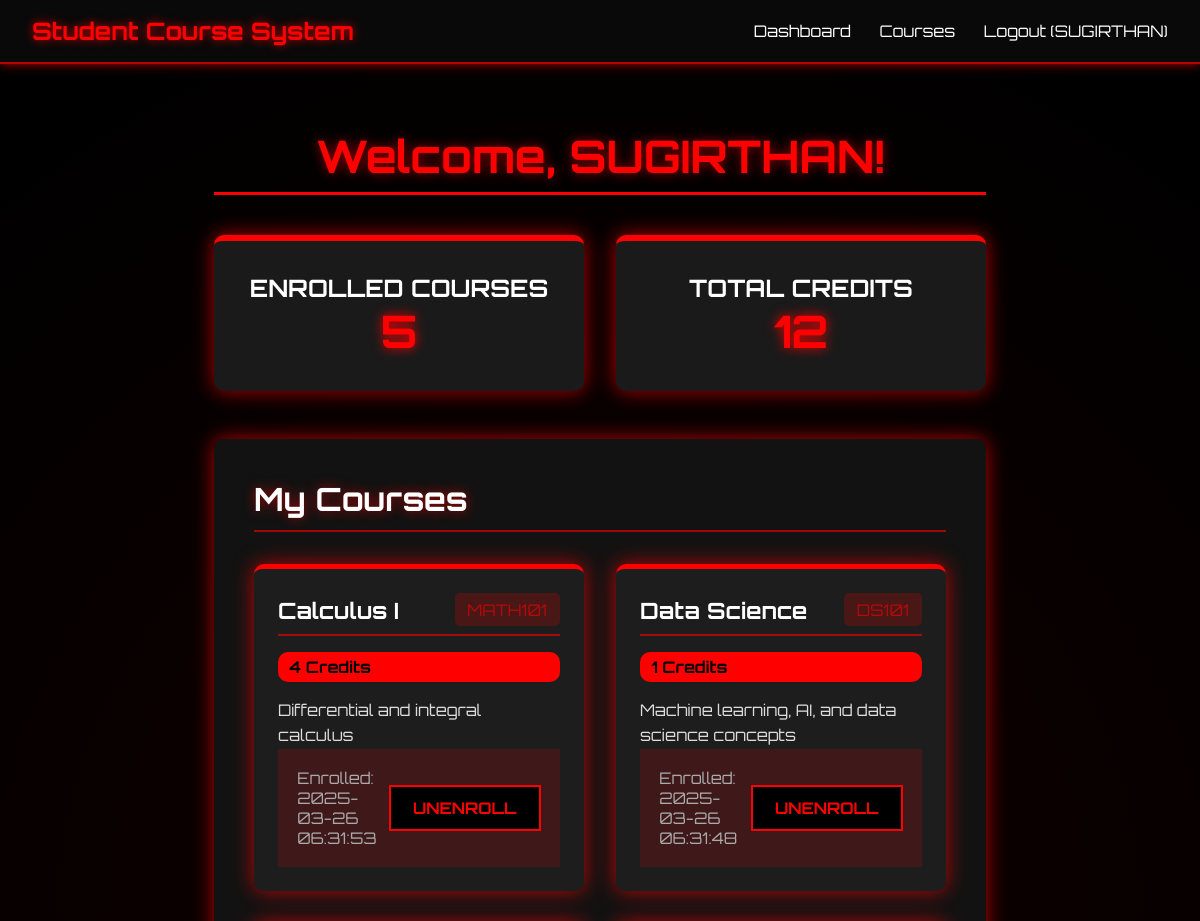
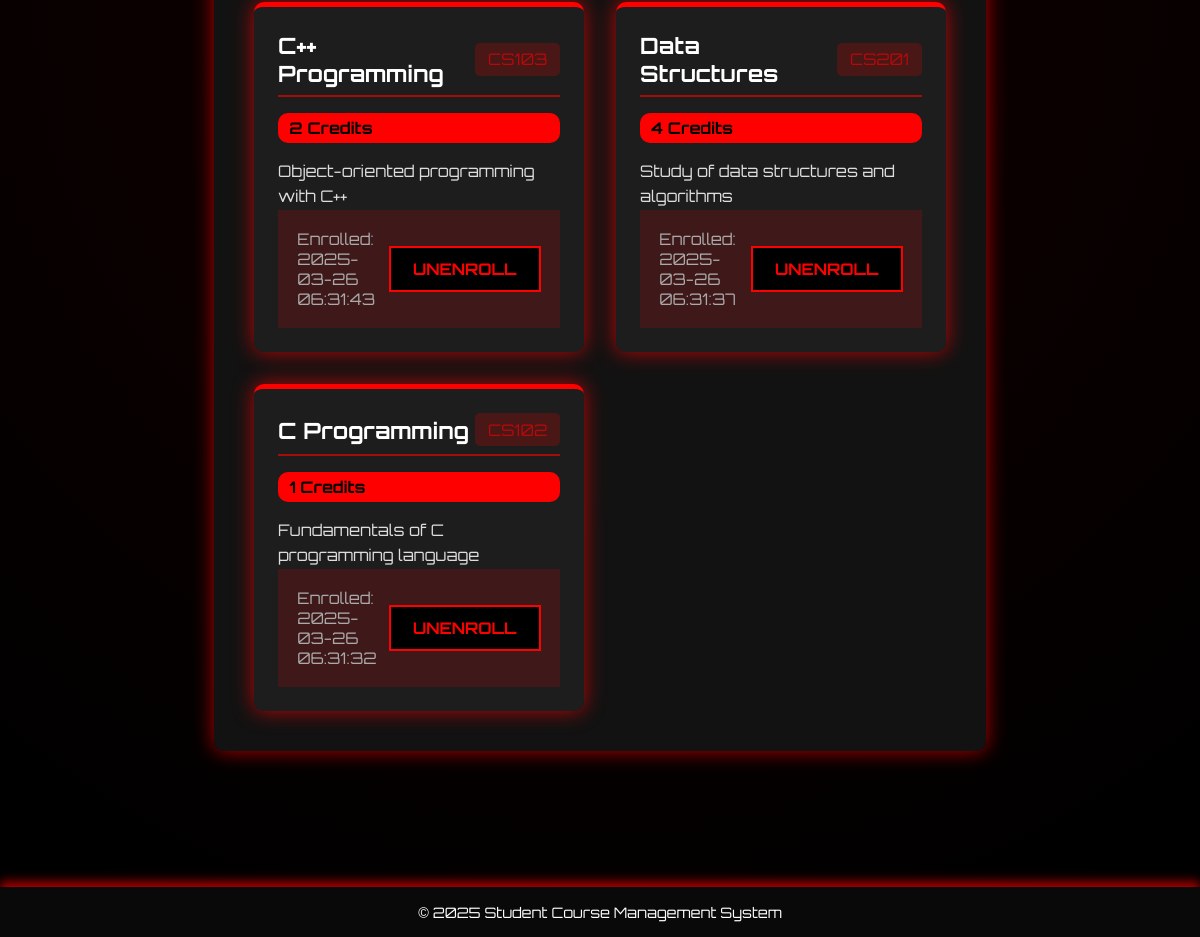
The app's page /dashboard (signed in) with its own data (2 pictures, top to bottom).
### tables this page shows
CREATE TABLE enrollments (
        id INTEGER PRIMARY KEY AUTOINCREMENT,
        user_id INTEGER NOT NULL,
        course_id INTEGER NOT NULL,
        enrollment_date TIMESTAMP DEFAULT CURRENT_TIMESTAMP,
        FOREIGN KEY (user_id) REFERENCES users(id) ON DELETE CASCADE,
        FOREIGN KEY (course_id) REFERENCES courses(id) ON DELETE CASCADE,
        UNIQUE (user_id, course_id)
    );

CREATE TABLE courses (
        id INTEGER PRIMARY KEY AUTOINCREMENT,
        code TEXT NOT NULL UNIQUE,
        title TEXT NOT NULL,
        description TEXT,
        credits INTEGER DEFAULT 3,
        created_at TIMESTAMP DEFAULT CURRENT_TIMESTAMP
    );

### app.py (the view)
@app.route('/dashboard')
@login_required
def dashboard():
    enrollment_model = Enrollment()
    enrollments = enrollment_model.get_user_enrollments(session['user_id'])
    return render_template('dashboard.html',
                          enrollments=enrollments,
                          user_name=session['user_name'])

### app.py (called while the page is built)
def login_required(f):
    @wraps(f)
    def decorated_function(*args, **kwargs):
        if 'user_id' not in session:
            flash('Please login first', 'danger')
            return redirect(url_for('login'))
        return f(*args, **kwargs)
    return decorated_function

### models.py (called while the page is built)
    def connect(self):
        try:
            self.connection = sqlite3.connect(DB_FILE)
            self.connection.row_factory = sqlite3.Row
        except Error as e:
            print(f"Error connecting to SQLite database: {e}")

    def execute_query(self, query, params=None):
        try:
            if not self.connection:
                self.connect()
            cursor = self.connection.cursor()
            cursor.execute(query, params or ())
            self.connection.commit()
            return cursor
        except Error as e:
            print(f"Error executing query: {e}")
            return None

    def fetch_all(self, query, params=None):
        cursor = self.execute_query(query, params)
        results = []
        if cursor:
            try:
                results = [dict(row) for row in cursor.fetchall()]
            finally:
                cursor.close()
        return results

    def get_user_enrollments(self, user_id):
        query = """
        SELECT c.*, e.enrollment_date
        FROM courses c
        JOIN enrollments e ON c.id = e.course_id
        WHERE e.user_id = ?
        ORDER BY e.enrollment_date DESC
        """
        return self.fetch_all(query, (user_id,))

### templates/dashboard.html (shortened to what this page needs)
{% extends "base.html" %}
{% block styles %}
<link rel="stylesheet" href="{{ url_for('static', filename='css/dashboard.css') }}">
{% endblock %}
{% block content %}
<div class="dashboard-container">
    <h1>Welcome, {{ user_name }}!</h1>
    <div class="dashboard-stats">
        <div class="stat-card">
            <h3>Enrolled Courses</h3>
            <p class="stat-number">{{ enrollments|length }}</p>
        </div>
        <div class="stat-card">
            <h3>Total Credits</h3>
            <p class="stat-number" id="total-credits">0</p>
        </div>
    </div>
    <div class="dashboard-section">
        <h2>My Courses</h2>
        {% if enrollments %}
            <div class="course-list">
                {% for course in enrollments %}
                    <div class="course-item" data-credits="{{ course.credits }}">
                        <div class="course-header">
                            <h3>{{ course.title }}</h3>
                            <span class="course-code">{{ course.code }}</span>
                        </div>
                        <span class="course-credits">{{ course.credits }} Credits</span>
                        <p class="course-description">{{ course.description }}</p>
                        <div class="course-footer">
                            <span>Enrolled: {{ course.enrollment_date }}</span>
                            <a href="{{ url_for('unenroll', course_id=course.id) }}" class="btn-unenroll" data-course-id="{{ course.id }}">Unenroll</a>
                        </div>
                    </div>
                {% endfor %}
            </div>
        {% else %}
            <div class="empty-state">
                <p class="browse-text">You are not enrolled in any courses yet.</p>
                <a href="{{ url_for('courses') }}" class="btn-browse">Browse Courses</a>
            </div>
        {% endif %}
    </div>
</div>
{% endblock %}

### templates/base.html (shortened to what this page needs)
<!DOCTYPE html>
<html lang="en">
<head>
    <link rel="stylesheet" href="{{ url_for('static', filename='css/base.css') }}">
    {% block styles %}{% endblock %}
</head>
<body>
    <nav>
        <div class="navbar">
            <div class="brand">
                <a href="{{ url_for('dashboard') }}">Student Course System</a>
            </div>
            <div class="nav-links">
                {% if session.user_id %}
                    <a href="{{ url_for('dashboard') }}">Dashboard</a>
                    <a href="{{ url_for('courses') }}">Courses</a>
                    <a href="{{ url_for('logout') }}">Logout ({{ session.user_name }})</a>
                {% else %}
                    <a href="{{ url_for('login') }}">Login</a>
                    <a href="{{ url_for('register') }}">Register</a>
                {% endif %}
            </div>
        </div>
    </nav>
    <div class="container">
        {% block content %}{% endblock %}
    </div>
    <footer>
        <p>&copy; 2025 Student Course Management System</p>
    </footer>
</body>
</html>

### static/css/base.css (style rules this page uses)
* { margin: 0; padding: 0; box-sizing: border-box; }
body { background: radial-gradient(circle at center, #110000 10%, #000 90%); color: white; font-family: 'Orbitron', sans-serif; }
.navbar { display: flex; justify-content: space-between; align-items: center; background: rgba(10, 10, 10, 0.9); padding: 1rem 2rem; box-shadow: 0px 0px 10px rgba(255, 0, 0, 0.7); border-bottom: 2px solid rgba(255, 0, 0, 0.7); }
.brand a { font-size: 1.5rem; font-weight: bold; color: #ff0000; text-decoration: none; text-shadow: 0 0 10px rgba(255, 0, 0, 0.8); transition: 0.3s ease-in-out; }
.nav-links a { margin-left: 1.5rem; color: white; text-decoration: none; font-size: 1rem; transition: 0.3s ease-in-out; }
.container { padding: 2rem; max-width: 900px; margin: auto; }
footer { text-align: center; padding: 1rem; margin-top: 2rem; background: rgba(10, 10, 10, 0.9); box-shadow: 0px -5px 10px rgba(255, 0, 0, 0.7); font-size: 0.9rem; color: white; }

### static/css/dashboard.css (style rules this page uses)
:root { --primary: #ff0000; --primary-light: rgba(255, 0, 0, 0.6); --primary-dark: #990000; --secondary: #1a1a1a; --text-light: #ffffff; --border-radius: 10px; --shadow: 0px 0px 20px rgba(255, 0, 0, 0.7); --transition: 0.3s ease-in-out; }
.dashboard-container { max-width: 1300px; margin: 0 auto; padding: 2rem; color: var(--text-light); }
.dashboard-container h1 { color: var(--primary); margin-bottom: 2.5rem; padding-bottom: 0.5rem; border-bottom: 3px solid var(--primary); text-shadow: 0 0 12px var(--primary-light); font-size: 2.8rem; text-align: center; }
.dashboard-stats { display: grid; grid-template-columns: repeat(auto-fit, minmax(280px, 1fr)); gap: 2rem; margin-bottom: 3rem; }
.stat-card { background: var(--secondary); border-radius: var(--border-radius); padding: 2rem; text-align: center; box-shadow: var(--shadow); transition: var(--transition); border-top: 6px solid var(--primary); }
.stat-card h3 { font-size: 1.5rem; text-transform: uppercase; }
.stat-number { font-size: 2.8rem; font-weight: bold; color: var(--primary); text-shadow: 0 0 12px var(--primary); }
.dashboard-section { background: rgba(20, 20, 20, 0.95); border-radius: var(--border-radius); padding: 2.5rem; box-shadow: var(--shadow); margin-bottom: 2.5rem; }
.dashboard-section h2 { font-size: 2rem; margin-bottom: 2rem; padding-bottom: 0.7rem; border-bottom: 2px solid var(--primary-light); text-shadow: 0 0 12px var(--primary-light); }
.course-list { display: grid; grid-template-columns: repeat(auto-fit, minmax(320px, 1fr)); gap: 2rem; }
.course-item { background: rgba(30, 30, 30, 0.95); border-radius: var(--border-radius); box-shadow: var(--shadow); padding: 1.5rem; transition: var(--transition); border-top: 5px solid var(--primary); }
.course-header { display: flex; justify-content: space-between; align-items: center; margin-bottom: 1rem; padding-bottom: 0.5rem; border-bottom: 2px solid var(--primary-light); }
.course-header h3 { font-size: 1.4rem; }
.course-code { font-size: 1rem; color: var(--primary-light); background: rgba(255, 0, 0, 0.2); padding: 0.4rem 0.8rem; border-radius: 5px; }
.course-credits { display: block; font-size: 1rem; font-weight: bold; color: black; background: var(--primary); padding: 0.3rem 0.7rem; border-radius: var(--border-radius); margin-bottom: 1rem; }
.course-description { color: #ddd; font-size: 1rem; line-height: 1.6; }
.course-footer { padding: 1.2rem; background: rgba(255, 0, 0, 0.15); display: flex; justify-content: space-between; align-items: center; }
.course-footer span { font-size: 1rem; color: #aaa; }
.btn-unenroll { padding: 0.7rem 1.4rem; background: black; color: var(--primary); border: 2px solid var(--primary); font-weight: bold; text-transform: uppercase; text-decoration: none; transition: var(--transition); }

### records on screen
enrollments: title "Calculus I", code "MATH101", credits "4", description "Differential and integral calculus", enrollment_date "2025-03-26 06:31:53"
enrollments: title "Data Science", code "DS101", credits "1", description "Machine learning, AI, and data science concepts", enrollment_date "2025-03-26 06:31:48"
enrollments: title "C++ Programming", code "CS103", credits "2", description "Object-oriented programming with C++", enrollment_date "2025-03-26 06:31:43"
enrollments: title "Data Structures", code "CS201", credits "4", description "Study of data structures and algorithms", enrollment_date "2025-03-26 06:31:37"
enrollments: title "C Programming", code "CS102", credits "1", description "Fundamentals of C programming language", enrollment_date "2025-03-26 06:31:32"

### other values on screen
{{ session.user_name }} "SUGIRTHAN"
{{ user_name }} "SUGIRTHAN"
{{ enrollments|length }} "5"
